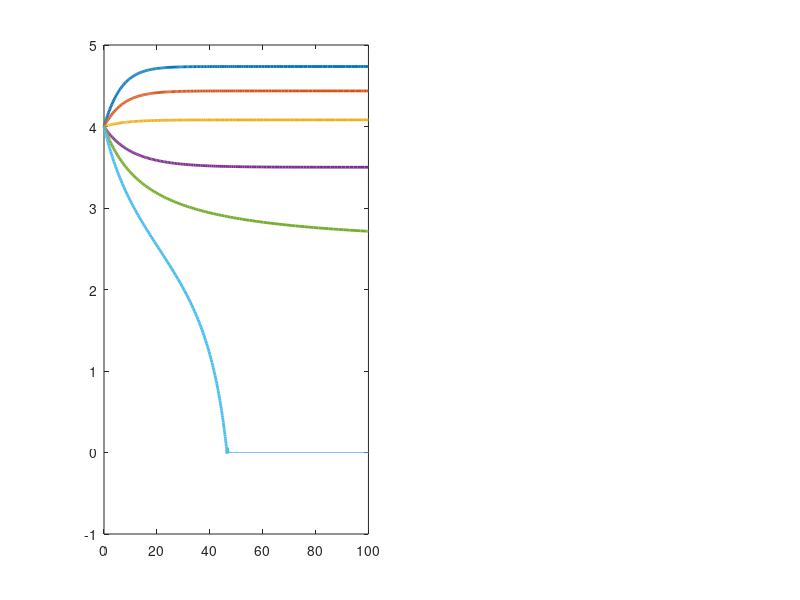

Source code (MATLAB): (Note: this script raises an error after producing the figure.)
%% =========================================================
%  FIGURE 5.4 - Effect of Harvesting Rate a
%  Constant Harvesting (left) vs Periodic Harvesting (right)
%% =========================================================
clc; clear; close all;

k   = 0.20;
N   = 5;
P0  = 4.0;
b   = 1.0;
MSY = k*N/4;

opts = odeset('RelTol',1e-8,'AbsTol',1e-10,'NonNegative',1);

a_vals = [0.05, 0.10, 0.15, 0.21, 0.25, 0.30];
colors = lines(length(a_vals));

figure(1);
set(gcf, 'Color', 'w', 'Position', [100 100 1200 450]);

%% --- Left: Constant Harvesting ---
subplot(1,2,1);
for i = 1:length(a_vals)
    ai    = a_vals(i);
    ode_c = @(t,P) k*P*(1 - P/N) - ai;
    [tt, PP] = ode45(ode_c, [0 100], P0, opts);
    plot(tt, PP, 'Color', colors(i,:), 'LineWidth', 2, ...
         'DisplayName', sprintf('a=%.2f (MSY=%.3f)', ai, MSY));
    hold on;
end

yline(N/2, '--k', 'LineWidth', 1.5, ...
      'Label', 'N/2 = 2.5', 'FontSize', 10, ...
      'LabelHorizontalAlignment', 'left');

xlabel('Time  t', 'FontSize', 13);
ylabel('Population  P', 'FontSize', 13);
title('Constant Harvesting', 'FontSize', 12, 'FontWeight', 'bold');
legend('Location', 'east', 'FontSize', 10);
xlim([0 100]); ylim([0 N*1.2]);
grid on; box on;
set(gca, 'FontSize', 11);

%% --- Right: Periodic Harvesting ---
subplot(1,2,2);
for i = 1:length(a_vals)
    ai    = a_vals(i);
    ode_p = @(t,P) k*P*(1 - P/N) - ai*(1 + sin(b*t));
    [tt, PP] = ode45(ode_p, [0 100], P0, opts);
    plot(tt, PP, 'Color', colors(i,:), 'LineWidth', 2, ...
         'DisplayName', sprintf('a=%.2f (MSY=%.3f)', ai, MSY));
    hold on;
end

yline(N/2, '--k', 'LineWidth', 1.5, ...
      'Label', 'N/2 = 2.5', 'FontSize', 10, ...
      'LabelHorizontalAlignment', 'left');

xlabel('Time  t', 'FontSize', 13);
ylabel('Population  P', 'FontSize', 13);
title('Periodic Harvesting', 'FontSize', 12, 'FontWeight', 'bold');
legend('Location', 'east', 'FontSize', 10);
xlim([0 100]); ylim([0 N*1.2]);
grid on; box on;
set(gca, 'FontSize', 11);

%% --- Super title ---
sgtitle(sprintf('Effect of Harvesting Rate a  (k=%.2f, N=%d, b=%.1f, P0=%.1f)', ...
        k, N, b, P0), 'FontSize', 13, 'FontWeight', 'bold');
